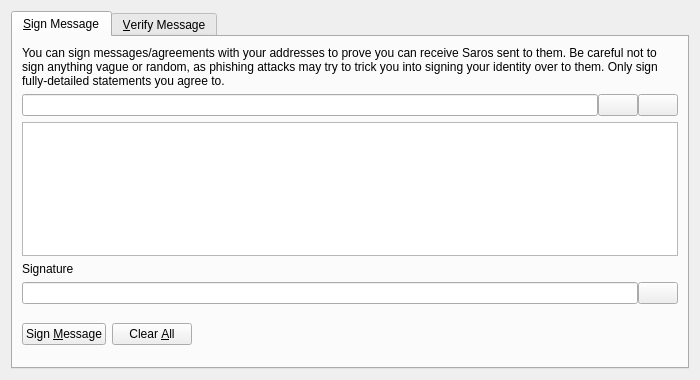
<?xml version="1.0" encoding="UTF-8"?>
<ui version="4.0">
 <class>SignVerifyMessageDialog</class>
 <widget class="QDialog" name="SignVerifyMessageDialog">
  <property name="geometry">
   <rect>
    <x>0</x>
    <y>0</y>
    <width>700</width>
    <height>380</height>
   </rect>
  </property>
  <property name="windowTitle">
   <string>Signatures - Sign / Verify a Message</string>
  </property>
  <property name="modal">
   <bool>true</bool>
  </property>
  <layout class="QVBoxLayout" name="verticalLayout">
   <item>
    <widget class="QTabWidget" name="tabWidget">
     <property name="currentIndex">
      <number>0</number>
     </property>
     <widget class="QWidget" name="tabSignMessage">
      <attribute name="title">
       <string>&amp;Sign Message</string>
      </attribute>
      <layout class="QVBoxLayout" name="verticalLayout_SM">
       <item>
        <widget class="QLabel" name="infoLabel_SM">
         <property name="text">
          <string>You can sign messages/agreements with your addresses to prove you can receive Saros sent to them. Be careful not to sign anything vague or random, as phishing attacks may try to trick you into signing your identity over to them. Only sign fully-detailed statements you agree to.</string>
         </property>
         <property name="textFormat">
          <enum>Qt::PlainText</enum>
         </property>
         <property name="wordWrap">
          <bool>true</bool>
         </property>
        </widget>
       </item>
       <item>
        <layout class="QHBoxLayout" name="horizontalLayout_1_SM">
         <property name="spacing">
          <number>0</number>
         </property>
         <item>
          <widget class="QValidatedLineEdit" name="addressIn_SM">
           <property name="toolTip">
            <string>The Saros address to sign the message with</string>
           </property>
          </widget>
         </item>
         <item>
          <widget class="QPushButton" name="addressBookButton_SM">
           <property name="toolTip">
            <string>Choose previously used address</string>
           </property>
           <property name="text">
            <string/>
           </property>
           <property name="shortcut">
            <string>Alt+A</string>
           </property>
           <property name="autoDefault">
            <bool>false</bool>
           </property>
          </widget>
         </item>
         <item>
          <widget class="QPushButton" name="pasteButton_SM">
           <property name="toolTip">
            <string>Paste address from clipboard</string>
           </property>
           <property name="text">
            <string/>
           </property>
           <property name="shortcut">
            <string>Alt+P</string>
           </property>
           <property name="autoDefault">
            <bool>false</bool>
           </property>
          </widget>
         </item>
        </layout>
       </item>
       <item>
        <widget class="QPlainTextEdit" name="messageIn_SM">
         <property name="toolTip">
          <string>Enter the message you want to sign here</string>
         </property>
        </widget>
       </item>
       <item>
        <widget class="QLabel" name="signatureLabel_SM">
         <property name="text">
          <string>Signature</string>
         </property>
         <property name="textFormat">
          <enum>Qt::PlainText</enum>
         </property>
        </widget>
       </item>
       <item>
        <layout class="QHBoxLayout" name="horizontalLayout_2_SM">
         <property name="spacing">
          <number>0</number>
         </property>
         <item>
          <widget class="QLineEdit" name="signatureOut_SM">
           <property name="font">
            <font>
             <italic>true</italic>
            </font>
           </property>
           <property name="readOnly">
            <bool>true</bool>
           </property>
          </widget>
         </item>
         <item>
          <widget class="QPushButton" name="copySignatureButton_SM">
           <property name="toolTip">
            <string>Copy the current signature to the system clipboard</string>
           </property>
           <property name="text">
            <string/>
           </property>
           <property name="autoDefault">
            <bool>false</bool>
           </property>
          </widget>
         </item>
        </layout>
       </item>
       <item>
        <layout class="QHBoxLayout" name="horizontalLayout_3_SM">
         <item>
          <widget class="QPushButton" name="signMessageButton_SM">
           <property name="toolTip">
            <string>Sign the message to prove you own this Saros address</string>
           </property>
           <property name="text">
            <string>Sign &amp;Message</string>
           </property>
           <property name="autoDefault">
            <bool>false</bool>
           </property>
          </widget>
         </item>
         <item>
          <widget class="QPushButton" name="clearButton_SM">
           <property name="toolTip">
            <string>Reset all sign message fields</string>
           </property>
           <property name="text">
            <string>Clear &amp;All</string>
           </property>
           <property name="autoDefault">
            <bool>false</bool>
           </property>
          </widget>
         </item>
         <item>
          <spacer name="horizontalSpacer_1_SM">
           <property name="orientation">
            <enum>Qt::Horizontal</enum>
           </property>
           <property name="sizeHint" stdset="0">
            <size>
             <width>40</width>
             <height>48</height>
            </size>
           </property>
          </spacer>
         </item>
         <item>
          <widget class="QLabel" name="statusLabel_SM">
           <property name="font">
            <font>
             <weight>75</weight>
             <bold>true</bold>
            </font>
           </property>
           <property name="text">
            <string/>
           </property>
           <property name="wordWrap">
            <bool>true</bool>
           </property>
          </widget>
         </item>
         <item>
          <spacer name="horizontalSpacer_2_SM">
           <property name="orientation">
            <enum>Qt::Horizontal</enum>
           </property>
           <property name="sizeHint" stdset="0">
            <size>
             <width>40</width>
             <height>48</height>
            </size>
           </property>
          </spacer>
         </item>
        </layout>
       </item>
      </layout>
     </widget>
     <widget class="QWidget" name="tabVerifyMessage">
      <attribute name="title">
       <string>&amp;Verify Message</string>
      </attribute>
      <layout class="QVBoxLayout" name="verticalLayout_VM">
       <item>
        <widget class="QLabel" name="infoLabel_VM">
         <property name="text">
          <string>Enter the receiver's address, message (ensure you copy line breaks, spaces, tabs, etc. exactly) and signature below to verify the message. Be careful not to read more into the signature than what is in the signed message itself, to avoid being tricked by a man-in-the-middle attack. Note that this only proves the signing party receives with the address, it cannot prove sendership of any transaction!</string>
         </property>
         <property name="textFormat">
          <enum>Qt::PlainText</enum>
         </property>
         <property name="alignment">
          <set>Qt::AlignLeading|Qt::AlignLeft|Qt::AlignTop</set>
         </property>
         <property name="wordWrap">
          <bool>true</bool>
         </property>
        </widget>
       </item>
       <item>
        <layout class="QHBoxLayout" name="horizontalLayout_1_VM">
         <property name="spacing">
          <number>0</number>
         </property>
         <item>
          <widget class="QValidatedLineEdit" name="addressIn_VM">
           <property name="toolTip">
            <string>The Saros address the message was signed with</string>
           </property>
          </widget>
         </item>
         <item>
          <widget class="QPushButton" name="addressBookButton_VM">
           <property name="toolTip">
            <string>Choose previously used address</string>
           </property>
           <property name="text">
            <string/>
           </property>
           <property name="shortcut">
            <string>Alt+A</string>
           </property>
           <property name="autoDefault">
            <bool>false</bool>
           </property>
          </widget>
         </item>
        </layout>
       </item>
       <item>
        <widget class="QPlainTextEdit" name="messageIn_VM"/>
       </item>
       <item>
        <widget class="QValidatedLineEdit" name="signatureIn_VM"/>
       </item>
       <item>
        <layout class="QHBoxLayout" name="horizontalLayout_2_VM">
         <item>
          <widget class="QPushButton" name="verifyMessageButton_VM">
           <property name="toolTip">
            <string>Verify the message to ensure it was signed with the specified Saros address</string>
           </property>
           <property name="text">
            <string>Verify &amp;Message</string>
           </property>
           <property name="autoDefault">
            <bool>false</bool>
           </property>
          </widget>
         </item>
         <item>
          <widget class="QPushButton" name="clearButton_VM">
           <property name="toolTip">
            <string>Reset all verify message fields</string>
           </property>
           <property name="text">
            <string>Clear &amp;All</string>
           </property>
           <property name="autoDefault">
            <bool>false</bool>
           </property>
          </widget>
         </item>
         <item>
          <spacer name="horizontalSpacer_1_VM">
           <property name="orientation">
            <enum>Qt::Horizontal</enum>
           </property>
           <property name="sizeHint" stdset="0">
            <size>
             <width>40</width>
             <height>48</height>
            </size>
           </property>
          </spacer>
         </item>
         <item>
          <widget class="QLabel" name="statusLabel_VM">
           <property name="font">
            <font>
             <weight>75</weight>
             <bold>true</bold>
            </font>
           </property>
           <property name="text">
            <string/>
           </property>
           <property name="wordWrap">
            <bool>true</bool>
           </property>
          </widget>
         </item>
         <item>
          <spacer name="horizontalSpacer_2_VM">
           <property name="orientation">
            <enum>Qt::Horizontal</enum>
           </property>
           <property name="sizeHint" stdset="0">
            <size>
             <width>40</width>
             <height>48</height>
            </size>
           </property>
          </spacer>
         </item>
        </layout>
       </item>
      </layout>
     </widget>
    </widget>
   </item>
  </layout>
 </widget>
 <customwidgets>
  <customwidget>
   <class>QValidatedLineEdit</class>
   <extends>QLineEdit</extends>
   <header>qvalidatedlineedit.h</header>
  </customwidget>
 </customwidgets>
 <resources>
  <include location="../saros.qrc"/>
 </resources>
 <connections/>
</ui>
